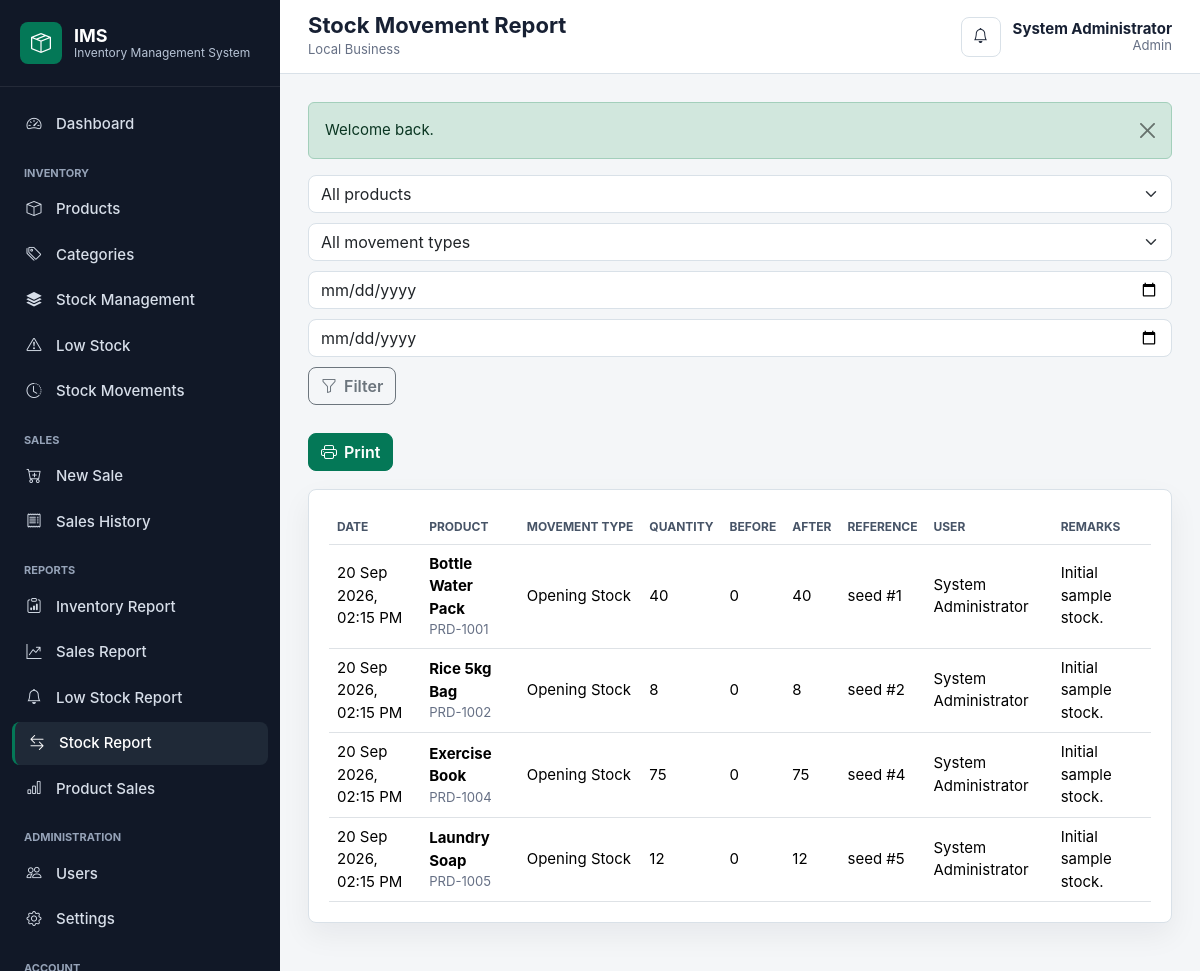
Screenshot of /?route=reports/stock-movements (signed in) with the database file from the repository.
### tables this page shows
CREATE TABLE IF NOT EXISTS stock_movements (
    id INT UNSIGNED AUTO_INCREMENT PRIMARY KEY,
    product_id INT UNSIGNED NOT NULL,
    movement_type ENUM('opening_stock', 'stock_in', 'sale', 'adjustment_in', 'adjustment_out') NOT NULL,
    quantity INT NOT NULL,
    quantity_before INT NOT NULL,
    quantity_after INT NOT NULL,
    reference_type VARCHAR(40) NULL,
    reference_id INT UNSIGNED NULL,
    remarks VARCHAR(255) NULL,
    user_id INT UNSIGNED NOT NULL,
    created_at TIMESTAMP NOT NULL DEFAULT CURRENT_TIMESTAMP,
    INDEX idx_stock_movements_product_date (product_id, created_at),
    INDEX idx_stock_movements_type (movement_type),
    INDEX idx_stock_movements_user (user_id),
    CONSTRAINT fk_stock_movements_product
        FOREIGN KEY (product_id) REFERENCES products(id)
        ON UPDATE CASCADE ON DELETE RESTRICT,
    CONSTRAINT fk_stock_movements_user
        FOREIGN KEY (user_id) REFERENCES users(id)
        ON UPDATE CASCADE ON DELETE RESTRICT
);

CREATE TABLE IF NOT EXISTS products (
    id INT UNSIGNED AUTO_INCREMENT PRIMARY KEY,
    product_code VARCHAR(40) NOT NULL,
    product_name VARCHAR(160) NOT NULL,
    category_id INT UNSIGNED NOT NULL,
    description TEXT NULL,
    cost_price DECIMAL(12,2) NOT NULL DEFAULT 0.00,
    selling_price DECIMAL(12,2) NOT NULL DEFAULT 0.00,
    quantity INT NOT NULL DEFAULT 0,
    reorder_level INT NOT NULL DEFAULT 5,
    unit VARCHAR(30) NOT NULL DEFAULT 'pcs',
    status ENUM('active', 'inactive') NOT NULL DEFAULT 'active',
    created_at TIMESTAMP NOT NULL DEFAULT CURRENT_TIMESTAMP,
    updated_at TIMESTAMP NOT NULL DEFAULT CURRENT_TIMESTAMP ON UPDATE CURRENT_TIMESTAMP,
    UNIQUE KEY uq_products_code (product_code),
    INDEX idx_products_name (product_name),
    INDEX idx_products_category (category_id),
    INDEX idx_products_status_stock (status, quantity, reorder_level),
    CONSTRAINT fk_products_category
        FOREIGN KEY (category_id) REFERENCES categories(id)
        ON UPDATE CASCADE ON DELETE RESTRICT
);

CREATE TABLE IF NOT EXISTS users (
    id INT UNSIGNED AUTO_INCREMENT PRIMARY KEY,
    full_name VARCHAR(120) NOT NULL,
    username VARCHAR(60) NOT NULL,
    email VARCHAR(120) NULL,
    password VARCHAR(255) NOT NULL,
    role ENUM('admin', 'staff') NOT NULL DEFAULT 'staff',
    status ENUM('active', 'inactive') NOT NULL DEFAULT 'active',
    last_login TIMESTAMP NULL,
    created_at TIMESTAMP NOT NULL DEFAULT CURRENT_TIMESTAMP,
    updated_at TIMESTAMP NOT NULL DEFAULT CURRENT_TIMESTAMP ON UPDATE CURRENT_TIMESTAMP,
    UNIQUE KEY uq_users_username (username),
    UNIQUE KEY uq_users_email (email),
    INDEX idx_users_role_status (role, status)
);

### app/Core/Controller.php (called while the page is built, shortened)
<?php
class Controller
{
    protected function view(string $view, array $data = [], string $layout = 'main'): void
    {
        extract($data, EXTR_SKIP);
        $viewFile = VIEW_PATH . '/' . $view . '.php';
        require $viewFile;
    }
}

### app/Controllers/ReportController.php (called while the page is built, shortened)
<?php
class ReportController extends Controller
{
    public function stockMovements(): void
    {
        $filters = [
            'product_id' => input('product_id', ''),
            'movement_type' => input('movement_type', ''),
            'start_date' => input('start_date', ''),
            'end_date' => input('end_date', ''),
        ];
        $result = (new StockMovement())->paginate($filters, 1, 500);
        $this->view('reports/stock-movements', [
            'title' => 'Stock Movement Report',
            'rows' => $result['rows'],
            'products' => (new Product())->allActive(),
            'filters' => $filters,
        ]);
    }
}

### app/Core/Router.php (called while the page is built, shortened)
<?php
class Router
{
    private array $routes = [
        'GET' => [],
        'POST' => [],
    ];
    public function get(string $path, string $action): void
    {
        $this->routes['GET'][$this->normalize($path)] = $action;
    }
    public function post(string $path, string $action): void
    {
        $this->routes['POST'][$this->normalize($path)] = $action;
    }
    public function dispatch(): void
    {
        $method = $_SERVER['REQUEST_METHOD'] ?? 'GET';
        $path = $this->currentPath();
        $action = $this->routes[$method][$path] ?? null;
        [$controllerName, $methodName] = explode('@', $action);
        try {
            $controller = new $class();
            $controller->{$methodName}();
        } catch (\Throwable $exception) {
            app_log_exception($exception);
            if (config('app.debug', false)) {
                http_response_code(500);
                echo '<pre>' . htmlspecialchars((string) $exception, ENT_QUOTES, 'UTF-8') . '</pre>';
                return;
            }
            http_response_code(500);
            $message = 'The application encountered an unexpected error.';
            if ($exception instanceof \PDOException && str_contains($exception->getMessage(), 'doesn\'t exist')) {
                $message = 'Database setup is incomplete. Import database/repair_login_500.sql into the configured database.';
            } elseif (is_admin()) {
                $message = 'Database/application error: ' . $exception->getMessage();
            }
            $this->renderError('500', 'Server Error', $message);
        }
    }
    private function currentPath(): string
    {
        if (isset($_GET['route'])) {
            return $this->normalize((string) $_GET['route']);
        }
        $uriPath = parse_url($_SERVER['REQUEST_URI'] ?? '/', PHP_URL_PATH) ?: '/';
        return $this->normalize($uriPath);
    }
    private function normalize(string $path): string
    {
        $path = trim($path, '/');
        return $path === 'index.php' ? '' : $path;
    }
}

### public/index.php (called while the page is built, shortened)
<?php
require dirname(__DIR__) . '/app/bootstrap.php';
$router = new Router();
$router->get('', 'AuthController@loginForm');
$router->get('login', 'AuthController@loginForm');
$router->post('login', 'AuthController@login');
$router->get('logout', 'AuthController@logout');
$router->get('dashboard', 'DashboardController@index');
$router->get('categories', 'CategoryController@index');
$router->get('categories/create', 'CategoryController@create');
$router->post('categories/store', 'CategoryController@store');
$router->get('categories/edit', 'CategoryController@edit');
$router->post('categories/update', 'CategoryController@update');
$router->post('categories/delete', 'CategoryController@delete');
$router->get('products', 'ProductController@index');
$router->get('products/create', 'ProductController@create');
$router->post('products/store', 'ProductController@store');
$router->get('products/view', 'ProductController@view');
$router->get('products/edit', 'ProductController@edit');
$router->post('products/update', 'ProductController@update');
$router->post('products/delete', 'ProductController@delete');
$router->get('inventory', 'InventoryController@index');
$router->post('inventory/stock-in', 'InventoryController@stockIn');
$router->post('inventory/adjust', 'InventoryController@adjust');
$router->get('inventory/movements', 'InventoryController@movements');
$router->get('inventory/low-stock', 'InventoryController@lowStock');
$router->get('sales', 'SaleController@index');
$router->get('sales/create', 'SaleController@create');
$router->post('sales/store', 'SaleController@store');
$router->get('sales/view', 'SaleController@view');
$router->get('api/products/search', 'SaleController@searchProducts');
$router->get('reports', 'ReportController@index');
$router->get('reports/inventory', 'ReportController@inventory');
$router->get('reports/sales', 'ReportController@sales');
$router->get('reports/low-stock', 'ReportController@lowStock');
$router->get('reports/stock-movements', 'ReportController@stockMovements');
$router->get('reports/product-sales', 'ReportController@productSales');
$router->get('users', 'UserController@index');
$router->get('users/create', 'UserController@create');
$router->post('users/store', 'UserController@store');
$router->get('users/edit', 'UserController@edit');
$router->post('users/update', 'UserController@update');
$router->post('users/delete', 'UserController@delete');
$router->get('profile', 'ProfileController@index');
$router->post('profile/update', 'ProfileController@update');
$router->post('profile/password', 'ProfileController@password');
$router->get('settings', 'SettingsController@index');
$router->post('settings/update', 'SettingsController@update');
$router->dispatch();

### app/helpers/functions.php (called while the page is built, shortened)
<?php
function config(?string $key = null, mixed $default = null): mixed
{
    $config = $GLOBALS['config'] ?? [];
    foreach (explode('.', $key) as $segment) {
        $config = $config[$segment];
    }
    return $config;
}
function e(?string $value): string
{
    return htmlspecialchars((string) $value, ENT_QUOTES, 'UTF-8');
}
function app_base_url(): string
{
    $configured = trim((string) config('app.base_url', ''));
    $https = (!empty($_SERVER['HTTPS']) && $_SERVER['HTTPS'] !== 'off') || (($_SERVER['SERVER_PORT'] ?? null) === '443');
    $scheme = $https ? 'https' : 'http';
    $host = $_SERVER['HTTP_HOST'] ?? 'localhost';
    $scriptDir = str_replace('\\', '/', dirname($_SERVER['SCRIPT_NAME'] ?? ''));
    if ($scriptDir === '/' || $scriptDir === '.') {
        $scriptDir = '';
    }
    return rtrim($scheme . '://' . $host . $scriptDir, '/');
}
function url(string $path = '', array $params = []): string
{
    $path = trim($path, '/');
    $base = app_base_url();
    if ($path !== '') {
        $params = ['route' => $path] + $params;
    }
    $query = $params === [] ? '' : '?' . http_build_query($params);
    return $base . '/' . $query;
}
function input(string $key, mixed $default = null): mixed
{
    return $_POST[$key] ?? $_GET[$key] ?? $default;
}
function format_date(?string $value, string $format = 'd M Y, h:i A'): string
{
    return date($format, strtotime($value));
}
function setting(string $key, mixed $default = null): mixed
{
    static $settings = null;
    if ($settings === null) {
        try {
            $model = new \App\Models\Setting();
            $settings = $model->allKeyed();
        } catch (\Throwable) {
            $settings = [];
        }
    }
    return $settings[$key] ?? $default;
}

### app/Models/Model.php (called while the page is built, shortened)
<?php
abstract class Model
{
    public function __construct()
    {
        $this->db = Database::connection();
    }
}

### app/Core/Database.php (called while the page is built, shortened)
<?php
class Database
{
    private static ?PDO $connection = null;
    public static function connection(): PDO
    {
        if (self::$connection instanceof PDO) {
            return self::$connection;
        }
        $db = config('database');
        $dsn = sprintf(
            'mysql:host=%s;port=%s;dbname=%s;charset=%s',
            $db['host'],
            $db['port'],
            $db['name'],
            $db['charset']
        );
        try {
            self::$connection = new PDO($dsn, $db['user'], $db['password'], [
                PDO::ATTR_ERRMODE => PDO::ERRMODE_EXCEPTION,
                PDO::ATTR_DEFAULT_FETCH_MODE => PDO::FETCH_ASSOC,
                PDO::ATTR_EMULATE_PREPARES => false,
            ]);
        } catch (PDOException $exception) {
            if (config('app.debug', false)) {
                throw $exception;
            }
            app_log_exception($exception);
            http_response_code(500);
            exit('Database connection error.');
        }
        return self::$connection;
    }
}

### app/Models/Setting.php (called while the page is built, shortened)
<?php
class Setting extends Model
{
    public function allKeyed(): array
    {
        $rows = $this->db->query('SELECT setting_key, setting_value FROM settings')->fetchAll();
        $settings = [];
        foreach ($rows as $row) {
            $settings[$row['setting_key']] = $row['setting_value'];
        }
        return $settings;
    }
}

### app/Models/StockMovement.php (called while the page is built, shortened)
<?php
class StockMovement extends Model
{
    public function paginate(array $filters, int $page, int $perPage = 15): array
    {
        $offset = ($page - 1) * $perPage;
        [$where, $params] = $this->filterSql($filters);
        $count = $this->db->prepare(
            "SELECT COUNT(*)
             FROM stock_movements sm
             JOIN products p ON p.id = sm.product_id
             LEFT JOIN users u ON u.id = sm.user_id
             {$where}"
        );
        $count->execute($params);
        $total = (int) $count->fetchColumn();
        $stmt = $this->db->prepare(
            "SELECT sm.*, p.product_name, p.product_code, u.full_name AS user_name
             FROM stock_movements sm
             JOIN products p ON p.id = sm.product_id
             LEFT JOIN users u ON u.id = sm.user_id
             {$where}
             ORDER BY sm.created_at DESC
             LIMIT :limit OFFSET :offset"
        );
        $stmt->bindValue('limit', $perPage, \PDO::PARAM_INT);
        $stmt->bindValue('offset', $offset, \PDO::PARAM_INT);
        $stmt->execute();
        return [
            'rows' => $stmt->fetchAll(),
            'total' => $total,
            'pages' => (int) ceil($total / $perPage),
        ];
    }
    private function filterSql(array $filters): array
    {
        $parts = [];
        $params = [];
        return [$parts === [] ? '' : 'WHERE ' . implode(' AND ', $parts), $params];
    }
}

### app/bootstrap.php (called while the page is built, shortened)
<?php
spl_autoload_register(function (string $class): void {
    $prefix = 'App\\';
    $relative = substr($class, strlen($prefix));
    $file = APP_PATH . DIRECTORY_SEPARATOR . str_replace('\\', DIRECTORY_SEPARATOR, $relative) . '.php';
});
require APP_PATH . '/helpers/functions.php';

### views/reports/stock-movements.php (the view, shortened to what this page needs)
    <h2><?= e(setting('business_name', 'Local Business')) ?></h2>
<section class="page-actions">
    <form class="filter-bar" method="get" action="<?= e(url('reports/stock-movements')) ?>">
        <select class="form-select" name="product_id">
            <option value="">All products</option>
        </select>
        <select class="form-select" name="movement_type">
            <option value="">All movement types</option>
        </select>
        <input class="form-control" name="start_date" type="date" value="<?= e($filters['start_date']) ?>">
        <input class="form-control" name="end_date" type="date" value="<?= e($filters['end_date']) ?>">
        <button class="btn btn-outline-secondary" type="submit"><i class="bi bi-funnel"></i> Filter</button>
    </form>
    <button class="btn btn-primary" type="button" onclick="window.print()"><i class="bi bi-printer"></i> Print</button>
</section>
<section class="panel">
    <div class="table-responsive">
        <table class="table table-hover align-middle">
            <thead><tr><th>Date</th><th>Product</th><th>Movement Type</th><th>Quantity</th><th>Before</th><th>After</th><th>Reference</th><th>User</th><th>Remarks</th></tr></thead>
            <tbody>
                <?php foreach ($rows as $row): ?>
                    <tr>
                        <td><?= e(format_date($row['created_at'])) ?></td>
                        <td><strong><?= e($row['product_name']) ?></strong><span class="d-block text-muted small"><?= e($row['product_code']) ?></span></td>
                        <td><?= e(ucwords(str_replace('_', ' ', $row['movement_type']))) ?></td>
                        <td><?= number_format((int) $row['quantity']) ?></td>
                        <td><?= number_format((int) $row['quantity_before']) ?></td>
                        <td><?= number_format((int) $row['quantity_after']) ?></td>
                        <td><?= e($row['reference_type'] ?: '-') ?> #<?= e((string) ($row['reference_id'] ?? '-')) ?></td>
                        <td><?= e($row['user_name'] ?? '-') ?></td>
                        <td><?= e($row['remarks']) ?></td>
                    </tr>
                <?php endforeach; ?>
            </tbody>
        </table>
    </div>
</section>

### rows the page displays
stock_movements: created_at "20 Sep 2026, 02:15 PM", product.product_name "Bottle Water Pack", product.product_code "PRD-1001", movement_type "Opening Stock", quantity "40", quantity_before "0", quantity_after "40", reference_type "seed", reference "1", user.full_name "System Administrator", remarks "Initial sample stock."
stock_movements: created_at "20 Sep 2026, 02:15 PM", product.product_name "Rice 5kg Bag", product.product_code "PRD-1002", movement_type "Opening Stock", quantity "8", quantity_before "0", quantity_after "8", reference_type "seed", reference "2", user.full_name "System Administrator", remarks "Initial sample stock."
stock_movements: created_at "20 Sep 2026, 02:15 PM", product.product_name "Exercise Book", product.product_code "PRD-1004", movement_type "Opening Stock", quantity "75", quantity_before "0", quantity_after "75", reference_type "seed", reference "4", user.full_name "System Administrator", remarks "Initial sample stock."
stock_movements: created_at "20 Sep 2026, 02:15 PM", product.product_name "Laundry Soap", product.product_code "PRD-1005", movement_type "Opening Stock", quantity "12", quantity_before "0", quantity_after "12", reference_type "seed", reference "5", user.full_name "System Administrator", remarks "Initial sample stock."

### other values shown
$title "Stock Movement Report"
setting('business_name', 'Local Business') "Local Business"
$user['full_name'] "System Administrator"
$user['role'] "Admin"
$flash['message'] "Welcome back."
